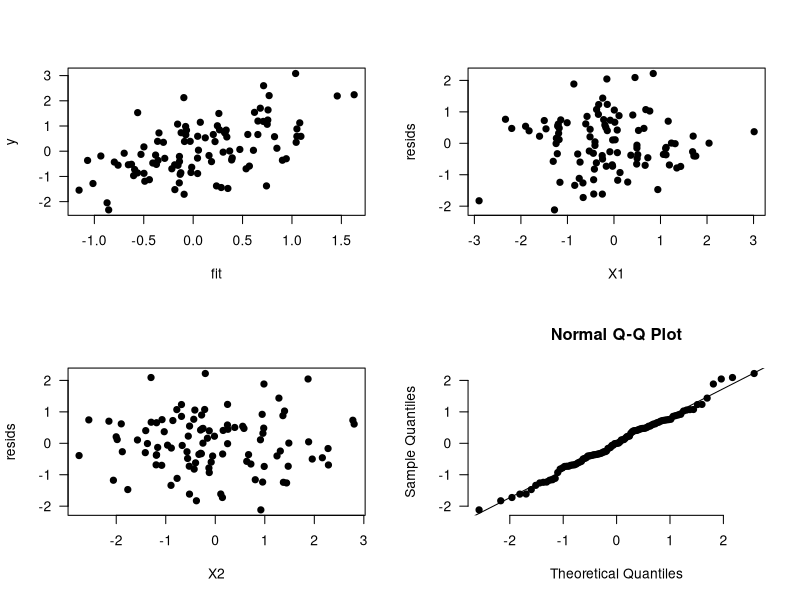

R code for this plot:
## ---- chunk 1
generate.data <- function(n){
  X = matrix(rnorm(2*n), n, 2)
  epsilon = rnorm(n)
  beta = runif(3, -1, 1) 
  y = cbind(1,X)%*%beta + epsilon# how would you generate y from a linear model?
  df = data.frame(y=y, X1 = X[,1], X2 = X[,2])
  return(df)
}

estimate.and.plot <- function(dataframe, ...){
  mdl = lm(y~X1+X2, data=dataframe)
  resids = residuals(mdl)# how do you get residuals?
  fit =  fitted(mdl)# how do you get the fitted values?
  par(mfrow=c(2,2))
  with(dataframe, { ## Answer a question below about this line
    plot(y~fit, las=1, pch=19,...)
    plot(resids~X1, las=1, pch=19,...)
    plot(resids~X2, las=1, pch=19,...)
    })
  qqnorm(resids, pch=19, bty='n',las=1)
  qqline(resids)
  return(mdl)
}
## ---- chunk 2
# 1. Use this chunk to generate some data with the first function. 
# 2. Estimate the model with the second function.
# 3. Uncomment the code below to include a table with coefficient 
#    estimates (replace mdl with the correct output from the second
#    function).

dataframe = generate.data(100)
mdl = estimate.and.plot(dataframe)
knitr::kable(summary(mdl)$coef, digits=3)
